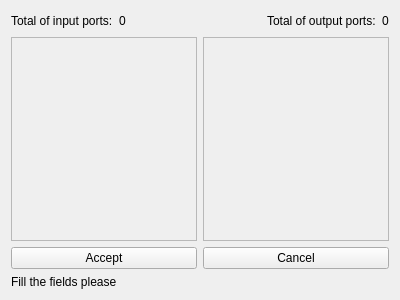
<?xml version="1.0" encoding="UTF-8"?>
<ui version="4.0">
 <class>Form</class>
 <widget class="QWidget" name="Form">
  <property name="geometry">
   <rect>
    <x>0</x>
    <y>0</y>
    <width>400</width>
    <height>300</height>
   </rect>
  </property>
  <property name="windowTitle">
   <string>Form</string>
  </property>
  <layout class="QVBoxLayout" name="verticalLayout">
   <item>
    <layout class="QHBoxLayout" name="horizontalLayout">
     <item>
      <widget class="QLabel" name="label_2">
       <property name="text">
        <string>Total of input ports:</string>
       </property>
      </widget>
     </item>
     <item>
      <widget class="QLabel" name="input">
       <property name="text">
        <string>0</string>
       </property>
      </widget>
     </item>
     <item>
      <spacer name="horizontalSpacer">
       <property name="orientation">
        <enum>Qt::Horizontal</enum>
       </property>
       <property name="sizeHint" stdset="0">
        <size>
         <width>40</width>
         <height>20</height>
        </size>
       </property>
      </spacer>
     </item>
     <item>
      <widget class="QLabel" name="label_3">
       <property name="text">
        <string>Total of output ports:</string>
       </property>
      </widget>
     </item>
     <item>
      <widget class="QLabel" name="output">
       <property name="text">
        <string>0</string>
       </property>
      </widget>
     </item>
    </layout>
   </item>
   <item>
    <layout class="QHBoxLayout" name="horizontalLayout_2">
     <item>
      <widget class="QScrollArea" name="inputScroll">
       <property name="widgetResizable">
        <bool>true</bool>
       </property>
       <widget class="QWidget" name="scrollAreaWidgetContents">
        <property name="geometry">
         <rect>
          <x>0</x>
          <y>0</y>
          <width>185</width>
          <height>200</height>
         </rect>
        </property>
       </widget>
      </widget>
     </item>
     <item>
      <widget class="QScrollArea" name="outputScroll">
       <property name="widgetResizable">
        <bool>true</bool>
       </property>
       <widget class="QWidget" name="scrollAreaWidgetContents_2">
        <property name="geometry">
         <rect>
          <x>0</x>
          <y>0</y>
          <width>185</width>
          <height>200</height>
         </rect>
        </property>
       </widget>
      </widget>
     </item>
    </layout>
   </item>
   <item>
    <layout class="QHBoxLayout" name="horizontalLayout_3">
     <item>
      <widget class="QPushButton" name="acceptButton">
       <property name="text">
        <string>Accept</string>
       </property>
      </widget>
     </item>
     <item>
      <widget class="QPushButton" name="cancelButton">
       <property name="text">
        <string>Cancel</string>
       </property>
      </widget>
     </item>
    </layout>
   </item>
   <item>
    <widget class="QLabel" name="statusBar">
     <property name="text">
      <string>Fill the fields please</string>
     </property>
    </widget>
   </item>
  </layout>
 </widget>
 <tabstops>
  <tabstop>acceptButton</tabstop>
  <tabstop>cancelButton</tabstop>
  <tabstop>inputScroll</tabstop>
  <tabstop>outputScroll</tabstop>
 </tabstops>
 <resources/>
 <connections/>
</ui>
